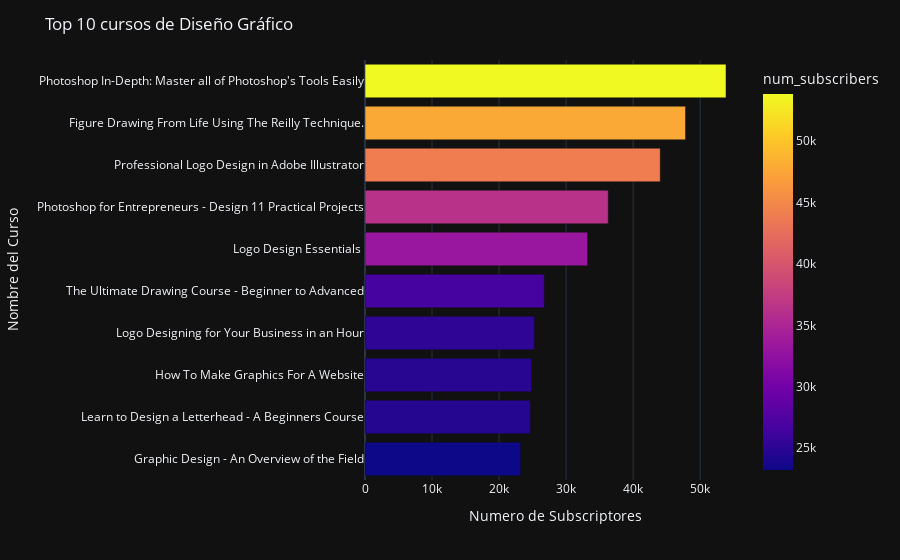

The notebook cell saved with this chart:
### Markdown cell above
# 7) Top 10 cursos de Diseño Gráfico

### Code cell
Graphic = data[data['subject']=='Graphic Design']

top_graph = Graphic.sort_values("num_subscribers", 
                                ascending=False)[0:10].sort_values("num_subscribers", ascending=True).reset_index(drop=True).reset_index()

fig = px.bar(top_graph,
       y = 'course_title',
       x= 'num_subscribers',
       orientation = 'h',
       color='num_subscribers',
      hover_data=['num_reviews','num_lectures','year','url'])


fig.update_layout(showlegend=False)
fig.update_xaxes(title='Numero de Subscriptores')
fig.update_yaxes(title='Nombre del Curso',showticklabels= True)
fig.update_layout(title = 'Top 10 cursos de Diseño Gráfico')
fig.show()

### Figure 1 — Plotly figure (JSON) as saved in the notebook; plotly's stock layout.template omitted (floating-point values rounded to 4 significant figures)
{"data": [{"alignmentgroup": "True", "customdata": [[2215, 12, 2015, "https://www.udemy.com/graphic-design-secrets/"], [423, 13, 2012, "https://www.udemy.com/learn-to-design-a-letterhead/"], [35, 11, 2014, "https://www.udemy.com/how-to-make-graphics-for-a-website/"], [311, 16, 2015, "https://www.udemy.com/logo-designing-side-business/"], [2379, 62, 2017, "https://www.udemy.com/the-ultimate-drawing-course-beginner-to-advanced/"], [481, 12, 2014, "https://www.udemy.com/logo-design/"], [737, 63, 2016, "https://www.udemy.com/photoshop-for-entrepreneurs/"], [1563, 45, 2015, "https://www.udemy.com/professional-logo-design-crash-course/"], [1041, 22, 2012, "https://www.udemy.com/figure-drawing-from-life-using-the-reilly-technique/"], [1779, 45, 2014, "https://www.udemy.com/photoshop-tools/"]], "hovertemplate": "num_subscribers=%{marker.color}<br>course_title=%{y}<br>num_reviews=%{customdata[0]}<br>num_lectures=%{customdata[1]}<br>year=%{customdata[2]}<br>url=%{customdata[3]}<extra></extra>", "legendgroup": "", "marker": {"color": [23229, 24687, 24857, 25277, 26742, 33205, 36288, 44044, 47811, 53851], "coloraxis": "coloraxis"}, "name": "", "offsetgroup": "", "orientation": "h", "showlegend": false, "textposition": "auto", "type": "bar", "x": [23229, 24687, 24857, 25277, 26742, 33205, 36288, 44044, 47811, 53851], "xaxis": "x", "y": ["Graphic Design - An Overview of the Field", "Learn to Design a Letterhead - A Beginners Course", "How To Make Graphics For A Website", "Logo Designing for Your Business in an Hour", "The Ultimate Drawing Course - Beginner to Advanced", "Logo Design Essentials ", "Photoshop for Entrepreneurs - Design 11 Practical Projects", "Professional Logo Design in Adobe Illustrator", "Figure Drawing From Life Using The Reilly Technique.", "Photoshop In-Depth: Master all of Photoshop's Tools Easily"], "yaxis": "y"}], "layout": {"barmode": "relative", "coloraxis": {"colorbar": {"title": {"text": "num_subscribers"}}, "colorscale": [[0, "#0d0887"], [0.1111, "#46039f"], [0.2222, "#7201a8"], [0.3333, "#9c179e"], [0.4444, "#bd3786"], [0.5556, "#d8576b"], [0.6667, "#ed7953"], [0.7778, "#fb9f3a"], [0.8889, "#fdca26"], [1, "#f0f921"]]}, "legend": {"tracegroupgap": 0}, "margin": {"t": 60}, "showlegend": false, "title": {"text": "Top 10 cursos de Diseño Gráfico"}, "xaxis": {"anchor": "y", "domain": [0, 1], "title": {"text": "Numero de Subscriptores"}}, "yaxis": {"anchor": "x", "domain": [0, 1], "showticklabels": true, "title": {"text": "Nombre del Curso"}}}}
